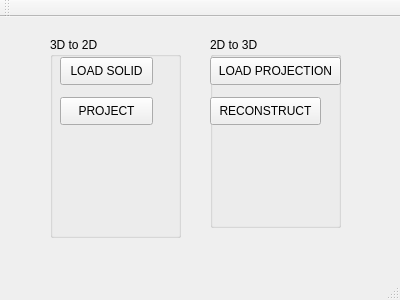
<?xml version="1.0" encoding="UTF-8"?>
<ui version="4.0">
 <class>MainWindow</class>
 <widget class="QMainWindow" name="MainWindow">
  <property name="geometry">
   <rect>
    <x>0</x>
    <y>0</y>
    <width>400</width>
    <height>300</height>
   </rect>
  </property>
  <property name="windowTitle">
   <string>MainWindow</string>
  </property>
  <widget class="QWidget" name="centralWidget">
   <widget class="QGroupBox" name="groupBox">
    <property name="geometry">
     <rect>
      <x>50</x>
      <y>20</y>
      <width>131</width>
      <height>201</height>
     </rect>
    </property>
    <property name="title">
     <string>3D to 2D</string>
    </property>
    <widget class="QPushButton" name="pushButton">
     <property name="geometry">
      <rect>
       <x>10</x>
       <y>20</y>
       <width>93</width>
       <height>28</height>
      </rect>
     </property>
     <property name="text">
      <string>LOAD SOLID</string>
     </property>
    </widget>
    <widget class="QPushButton" name="pushButton_4">
     <property name="geometry">
      <rect>
       <x>10</x>
       <y>60</y>
       <width>93</width>
       <height>28</height>
      </rect>
     </property>
     <property name="text">
      <string>PROJECT</string>
     </property>
    </widget>
   </widget>
   <widget class="QGroupBox" name="groupBox_2">
    <property name="geometry">
     <rect>
      <x>210</x>
      <y>20</y>
      <width>131</width>
      <height>191</height>
     </rect>
    </property>
    <property name="title">
     <string>2D to 3D</string>
    </property>
    <widget class="QPushButton" name="pushButton_2">
     <property name="geometry">
      <rect>
       <x>0</x>
       <y>20</y>
       <width>131</width>
       <height>28</height>
      </rect>
     </property>
     <property name="text">
      <string>LOAD PROJECTION</string>
     </property>
    </widget>
    <widget class="QPushButton" name="pushButton_3">
     <property name="geometry">
      <rect>
       <x>0</x>
       <y>60</y>
       <width>111</width>
       <height>28</height>
      </rect>
     </property>
     <property name="text">
      <string>RECONSTRUCT</string>
     </property>
    </widget>
   </widget>
  </widget>
  <widget class="QToolBar" name="mainToolBar">
   <attribute name="toolBarArea">
    <enum>TopToolBarArea</enum>
   </attribute>
   <attribute name="toolBarBreak">
    <bool>false</bool>
   </attribute>
  </widget>
  <widget class="QStatusBar" name="statusBar"/>
  <widget class="QMenuBar" name="menuBar">
   <property name="geometry">
    <rect>
     <x>0</x>
     <y>0</y>
     <width>400</width>
     <height>26</height>
    </rect>
   </property>
  </widget>
 </widget>
 <layoutdefault spacing="6" margin="11"/>
 <resources/>
 <connections/>
</ui>
